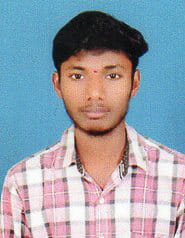
#> input picture images/anand.jpeg, 185 x 238 px, found by its file name
$ jupyter execute 'opencv tutorils.ipynb'
#> lines starting #> are read from the running program, lines starting #| are printed output that depends on the picture
[cell 1]
import cv2
img = cv2.imread("anand.jpeg",0)
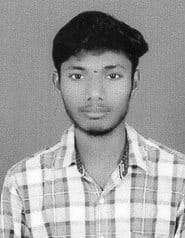
#> img: shape (238, 185); min 1, max 255, mean 157.3

[cell 2]
cv2.imshow("anand", img)

#waits for user to press any key
#(this is necessary to avoid Python kernel form crashing)
cv2.waitKey(0)

# #closing all open windows
cv2.destroyAllWindows()

cv2.imwrite('anand_copy.png', img)
#> Out = True

[cell 3]
print(img)
#> (printed output is left out)

[cell 4]
import cv2
img = cv2.imread("anand.jpeg",-1)
#> img is the input picture: shape (238, 185, 3); mean B, G, R 170, 158.7, 149.5
cv2.imshow("anand", img)
k=cv2.waitKey(0)
#> (key Esc is pressed here)
